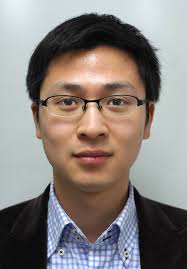
#> input picture head5.jpg, 187 x 269 px
$ python test.py
#> lines starting #> are read from the running program, lines starting #| are printed output that depends on the picture; after the words box and inside, x2 and y2 are one past the last pixel; in counts of white or black regions, pixels touching at a corner belong together
import numpy as np
import cv2

s_cascade = cv2.CascadeClassifier('data/haarcascade_profileface.xml')


img = cv2.imread('head5.jpg')
#> img is the input picture: shape (269, 187, 3); mean B, G, R 125.1, 129.2, 136.7
gray = cv2.cvtColor(img, cv2.COLOR_BGR2GRAY)
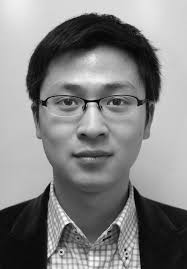
#> gray: shape (269, 187); min 0, max 253, mean 131


results = s_cascade.detectMultiScale(gray, 1.3, 5)
#> results = ()
print("r", results)
#| r ()

for (x, y, w, h) in results:
    cv2.rectangle(img, (x, y), (x + w, y + h), (255, 0, 0), 2)
#> this loop made 0 passes


cv2.imshow('img',img)
cv2.waitKey(0)
cv2.destroyAllWindows()

$ run again, with head3.jpg copied over head5.jpg
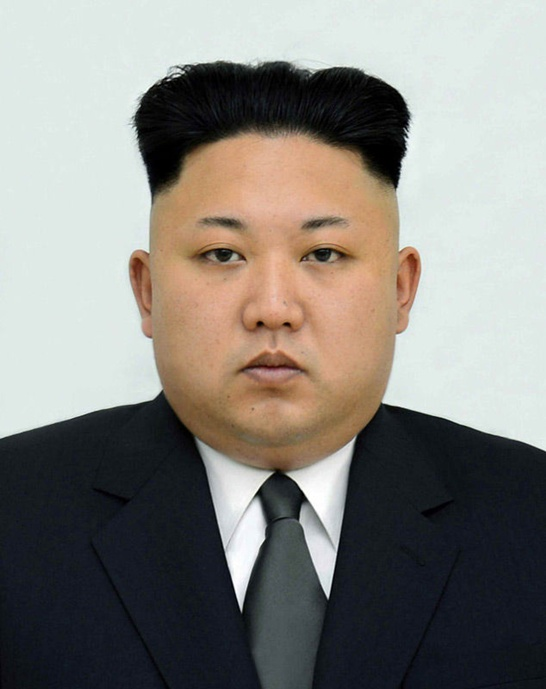
#> input picture head3.jpg, 546 x 689 px
#> img is the input picture: shape (689, 546, 3); mean B, G, R 125.9, 131.3, 133.7
#> `gray = cv2.cvtColor(img, cv2.COLOR_BGR2GRAY)`:
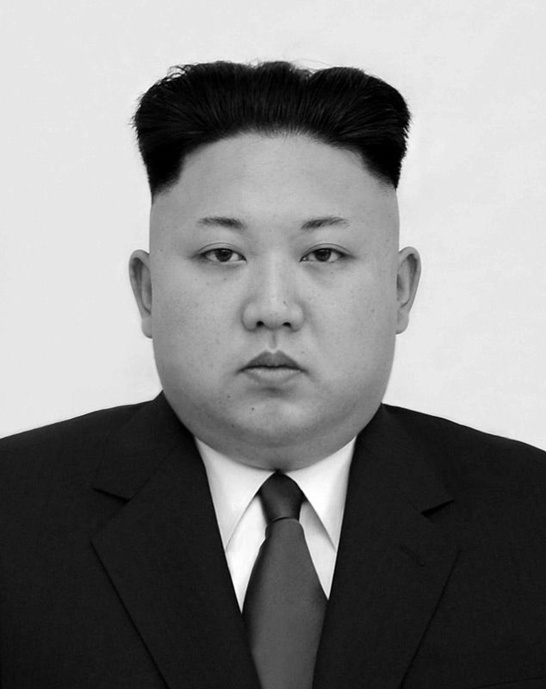
#> gray: shape (689, 546); min 0, max 255, mean 131.3
#> results = [[194, 143, 252, 252]]
#| r [[194 143 252 252]]
#> the loop `for (x, y, w, h) in results:` made 1 pass
#> after the loop `for (x, y, w, h) in results:`:
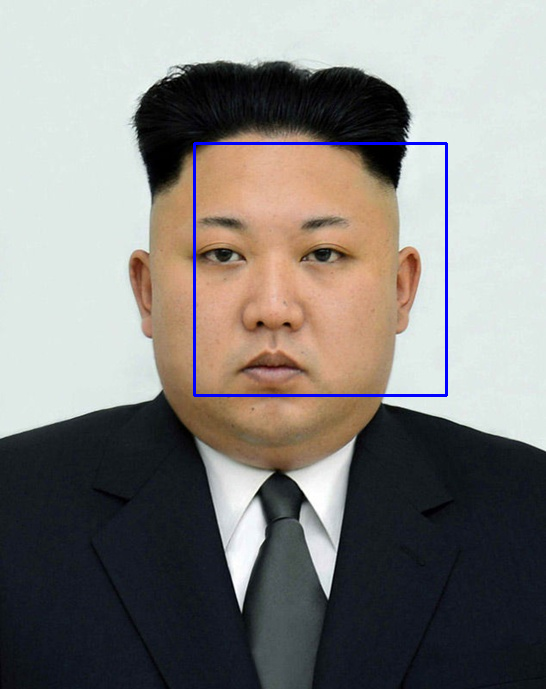
#> img: shape (689, 546, 3); 0.8% of pixels changed, all inside (x1, y1, x2, y2) = (193, 142, 448, 397)

$ run again, with head4.jpg copied over head5.jpg
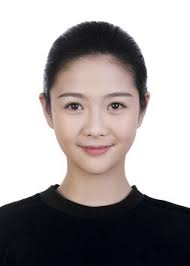
#> input picture head4.jpg, 190 x 266 px
#> img is the input picture: shape (266, 190, 3); mean B, G, R 157.4, 157.5, 163.5
#> `gray = cv2.cvtColor(img, cv2.COLOR_BGR2GRAY)`:
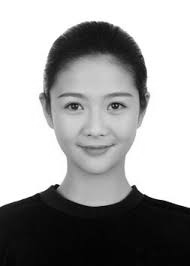
#> gray: shape (266, 190); min 0, max 255, mean 159.3
#> results = ()
#| r ()
